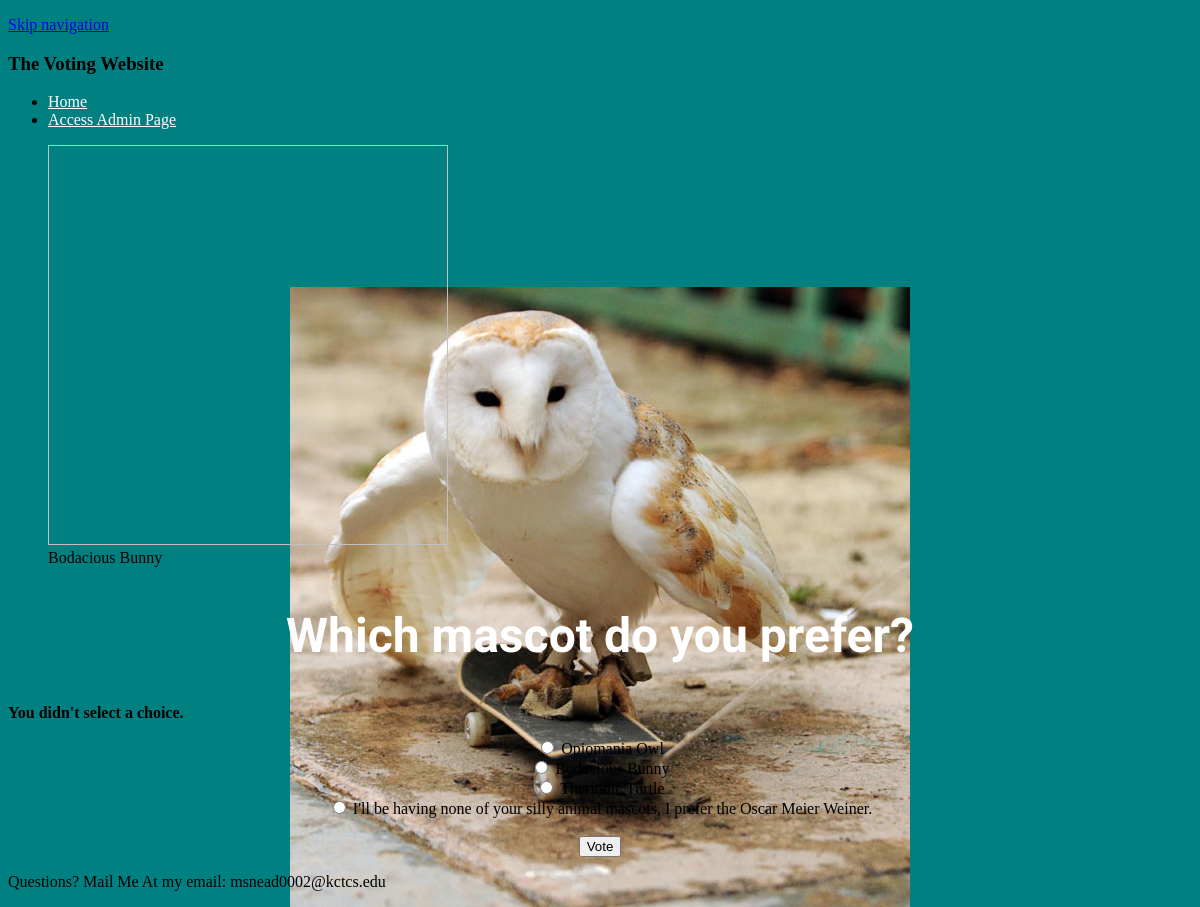
Screenshot of /polls/7/vote/ with the database file from the repository.
### polls/models.py (models this page shows, shortened)
@python_2_unicode_compatible  # only if you need to support Python 2
class Question(models.Model):
    question_text = models.CharField(max_length=200)
    pub_date = models.DateTimeField('date published')
    def was_published_recently(self):
        now = timezone.now()
        return now - datetime.timedelta(days=1) <= self.pub_date <= now
    was_published_recently.admin_order_field = 'pub_date'
    was_published_recently.boolean = True
    was_published_recently.short_description = 'Published recently?'

@python_2_unicode_compatible  # only if you need to support Python 2
class Choice(models.Model):
    question = models.ForeignKey(Question, on_delete=models.CASCADE)
    choice_text = models.CharField(max_length=200)
    votes = models.IntegerField(default=0)

### polls/views.py (the view)
# urls.py: url(r'^(?P<question_id>[0-9]+)/vote/$', views.vote, name='vote'),
def vote(request, question_id):
    question = get_object_or_404(Question, pk=question_id)
    try:
        selected_choice = question.choice_set.get(pk=request.POST['choice'])
    except (KeyError, Choice.DoesNotExist):
        return render(request, 'polls/detail.html', {
            'question': question,
            'error_message': "You didn't select a choice.",
        })
    else:
        selected_choice.votes += 1
        selected_choice.save()
        return HttpResponseRedirect(reverse('polls:results', args=(question.id,)))

### polls/templates/polls/detail.html (shortened to what this page needs)
{% load staticfiles %}
<!DOCTYPE html>
<html lang="en">
   <head>
	  <link rel="stylesheet" type="text/css" href="{% static 'polls/style.css' %}" />
   </head>
   <body>
		<div class="container">
			<p class="skipnavigation"><a href="#contentstart">Skip navigation</a></p>
			<header>
				<h3>The Voting Website</h3>
			</header>
			<nav class = "sitenavigation">
				<ul>
					<li><a href = "http://127.0.0.1:8000/polls/">Home<a></li>
					<li><a href = "http://127.0.0.1:8000/admin/">Access Admin Page<a></li>
				</ul>
			</nav>
			<article>
				<figure class="bunny">
					<img href="{% static 'polls/background.jpg' %}" width="400" height="400" alt="">
					<figcaption>Bodacious Bunny</figcaption>
				</figure>
				<div>
					<h1>{{ question.question_text }}</h1>
					{% if error_message %}<p><strong>{{ error_message }}</strong></p>{% endif %}
					<center>
					<form action="{% url 'polls:vote' question.id %}" method="post">
					{% for choice in question.choice_set.all %}
						<input type="radio" name="choice" id="choice{{ forloop.counter }}" value="{{ choice.id }}" />
						<label for="choice{{ forloop.counter }}">{{ choice.choice_text }}</label><br/>
					{% endfor %}
					<br/>
					<input type="submit" value="Vote" />
					</form>
					</center>
				</div>
			</article>
			<footer>
				<p>Questions? Mail Me At my email: msnead0002@kctcs.edu</a></p>
			</footer>
		</div>
   </body>

### polls/static/polls/style.css (style rules this page uses)
li a { color: white; }
body { background: teal url("images/background.JPG") no-repeat center bottom; }
h1 { color: White; font-family: "pinyon script", "times new roman", sans-serif; font-style: itallic; text-align: center; font-size: 3em; }

### rows the page displays
Question: question_text "Which mascot do you prefer?"
Choice: choice_text "Opiomania Owl"
Choice: choice_text "Bodacious Bunny"
Choice: choice_text "Theriodic Turtle"
Choice: choice_text "I'll be having none of your silly animal mascots, I prefer the Oscar Meier Weiner."

### other values shown
{{ error_message }} "You didn't select a choice."
